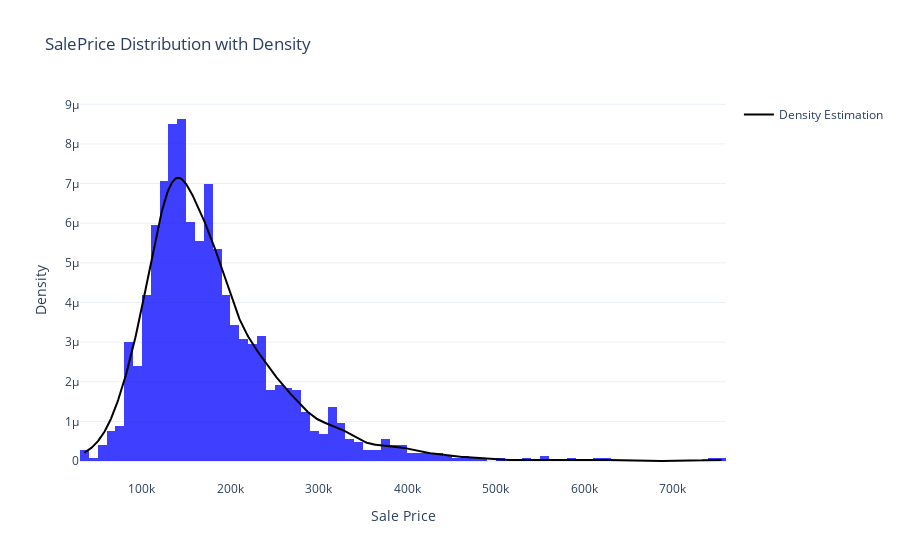

This figure's notebook cell:
### Markdown cell above
#### **Brief Theory: Kernel Density Estimation (KDE)**

Kernel Density Estimation (KDE) is a non-parametric method to estimate the probability density function (PDF) of a dataset. 
It smooths the histogram by placing a small, continuous kernel (e.g., Gaussian) at each data point.

#### **Formula**
$$
f(x) = \frac{1}{n \times h}\sum(\frac{K((x - x_i)}{h})
$$

Where:
- $n$: Number of data points
- $h$: Bandwidth (controls smoothness)
- $K$: Kernel function (e.g., Gaussian kernel)

### Code cell
# Calculate KDE for SalePrice
kde = gaussian_kde(train['SalePrice'])
x_vals = np.linspace(train['SalePrice'].min(), train['SalePrice'].max(), 1000)
kde_vals = kde(x_vals)

# Create the histogram with proportion normalization
fig = px.histogram(train, 
                   x='SalePrice', 
                   nbins=100, 
                   title='SalePrice Distribution with Density',
                   labels={'SalePrice': 'Sale Price'},
                   template='plotly_white',
                   histnorm='probability density')  # Normalize to proportion

fig.update_traces(marker_color='blue', opacity=0.75)

# Add the density curve
fig.add_trace(
    go.Scatter(
        x=x_vals,
        y=kde_vals,
        mode='lines',
        line=dict(color='black', width=2),
        name='Density Estimation'
    )
)

fig.update_layout(
    yaxis_title='Density',
    xaxis_title='Sale Price',
    showlegend=True
)

fig.show()

### Figure 1 — Plotly figure (JSON) as saved in the notebook; plotly's stock layout.template omitted (floating-point values rounded to 4 significant figures; data arrays with more than 128 entries replaced by an {"elided": "..."} marker saying what was removed)
{"data": [{"alignmentgroup": "True", "bingroup": "x", "histnorm": "probability density", "hovertemplate": "Sale Price=%{x}<br>probability density=%{y}<extra></extra>", "legendgroup": "", "marker": {"color": "blue", "pattern": {"shape": ""}}, "name": "", "nbinsx": 100, "offsetgroup": "", "opacity": 0.75, "orientation": "v", "showlegend": false, "type": "histogram", "x": {"elided": "1460 int values"}, "xaxis": "x", "yaxis": "y"}, {"line": {"color": "black", "width": 2}, "mode": "lines", "name": "Density Estimation", "type": "scatter", "x": {"elided": "1000 float values"}, "y": {"elided": "1000 float values"}}], "layout": {"barmode": "relative", "legend": {"tracegroupgap": 0}, "showlegend": true, "title": {"text": "SalePrice Distribution with Density"}, "xaxis": {"anchor": "y", "domain": [0, 1], "title": {"text": "Sale Price"}}, "yaxis": {"anchor": "x", "domain": [0, 1], "title": {"text": "Density"}}}}
